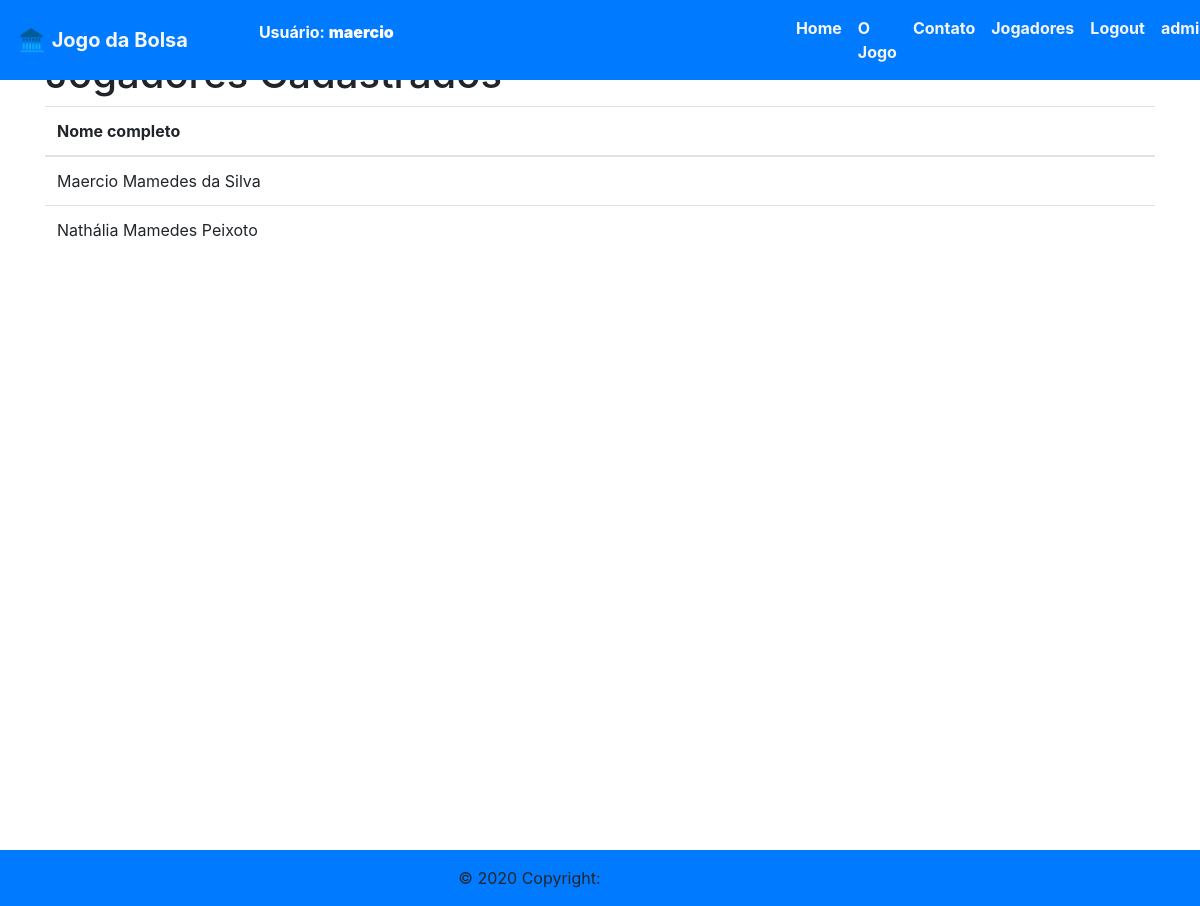
/jogares (signed in), run on the app's committed database.
### apps/appUsers/models.py (models this page shows, shortened)
class UserApp(models.Model):
    user = models.OneToOneField(User, max_length=200, on_delete=models.CASCADE)
    full_name = models.CharField('Nome completo', max_length=200)
    cell = models.CharField('Celular', max_length=13, default='')

### apps/core/views/gamePlayers.py (the view)
# urls.py: path('jogares', game_players, name='game_players'),
def game_players(request):
    users = UserApp.objects.all()
    return render(request, 'core/gamePlayers.html', {'users' : users})

### templates/core/gamePlayers.html
{% extends 'templateBase.html' %}
{% load static %}
{% block content %}
<section class="container">
    <h1>Jogadores Cadastrados</h1>
    <table class="table table-hover">
        <thead>
          <tr>
            <th scope="col">Nome completo</th>
          </tr>
        </thead>
        <tbody>
            {% for element in users %}
                <tr>
                    <td>{{ element }}</td>
                </tr>
            {% endfor %}
        </tbody>
      </table>
</section>
{% endblock %}

### templates/templateBase.html (shortened to what this page needs)
{% load static %}
<!DOCTYPE html>
<html lang="pt-br">
<head>
  <link rel="stylesheet" href="{% static 'css/style-home.css' %}">
  <link rel="stylesheet" href="https://stackpath.bootstrapcdn.com/bootstrap/4.1.3/css/bootstrap.min.css"
>
</head>
<body>
  <header class="header-nav">
    <nav class="navbar navbar-expand-lg navbar-light bg-primary fixed-top">
      <a class="navbar-brand" href="#">
        <img src="{% static 'images/icon.png' %}" width="30" height="30" class="d-inline-block align-top" alt="">
        <b>Jogo da Bolsa</b>
      </a>
      <div class="col-12 col-sm-6">
        <div class="breaking-news">
          <div id="breakingNewsTicker" class="ticker">
            <ul style="list-style: none;">
              {% if not user.is_anonymous %}
              <li ><a style="color: white;font-weight: bold;" href="{% url 'update_user_start' %}" >Usuário: <strong >{{ user }}</strong></a></li>
              {% else %}
              <li><a href="" ><strong strong style="color: white;font-weight: bold;">Nenhum Usuário logado</strong></a></li>
              {% endif %}
            </ul>
          </div>
        </div>
      </div>
      <div class="collapse navbar-collapse justify-content-end" id="navbarNavAltMarkup">
        <div class="navbar-nav" id="nav-main">
          <a class="nav-item nav-link active" href="{% url 'core:index' %}"><b>Home</b> </a>
          <a class="nav-item nav-link active" href="{% url 'core:about_game' %}"><b>O Jogo</b></a>
          <a class="nav-item nav-link active" href="{% url 'core:contact' %}"><b>Contato</b></a>
          <a class="nav-item nav-link active" href="{% url 'core:game_players' %}"><b>Jogadores</b></a>
          {% if not user.is_anonymous %}
          <a class="nav-item nav-link active" href="{% url 'core:logout' %}"><b>Logout</b></a>
          {% if user.is_superuser %}
          <a class="nav-item nav-link active" href="{% url 'admin:index' %}"><b>admin</b></a>
          {% endif %}
          {% else %}
          <a class="nav-item nav-link active" href="{% url 'register' %}"><b>Cadastro</b></a>
          <a class="nav-item nav-link active" href="{% url 'core:login' %}"><b>Login</b></a>
          {% endif %}
        </div>
      </div>
    </nav>
  </header>
  <main id="principal" style="margin-top:50px ; min-height: 800px;">
    {% block content %}
    {% endblock %}
  </main>
  <footer class="footer   bg-primary">
    <div class="footer-copyright text-center py-3">© 2020 Copyright:
      <a href="/"> MDBootstrap.com</a>
    </div>
  </footer>
</body>
</html>

### gameFinance/static/css/style-home.css (style rules this page uses)
html,body,h1,h2,h3,h4 { font-family:"Lato", sans-serif }
.header-nav a b { color: whitesmoke; font-weight: bold; }

### data on the page
UserApp: full_name "Maercio Mamedes da Silva"
UserApp: full_name "Nathália Mamedes Peixoto"

### other printed values
{{ user }} "maercio"
